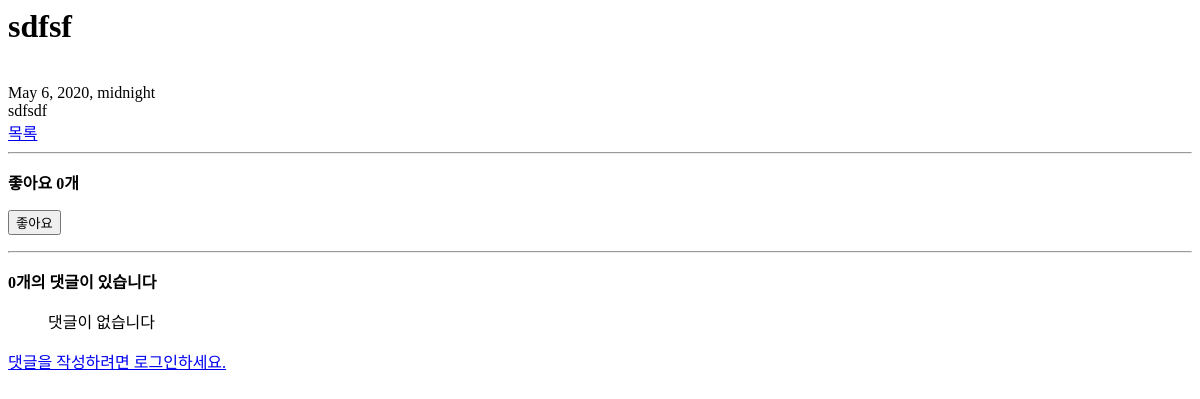
Page /6 on the earlier database version.
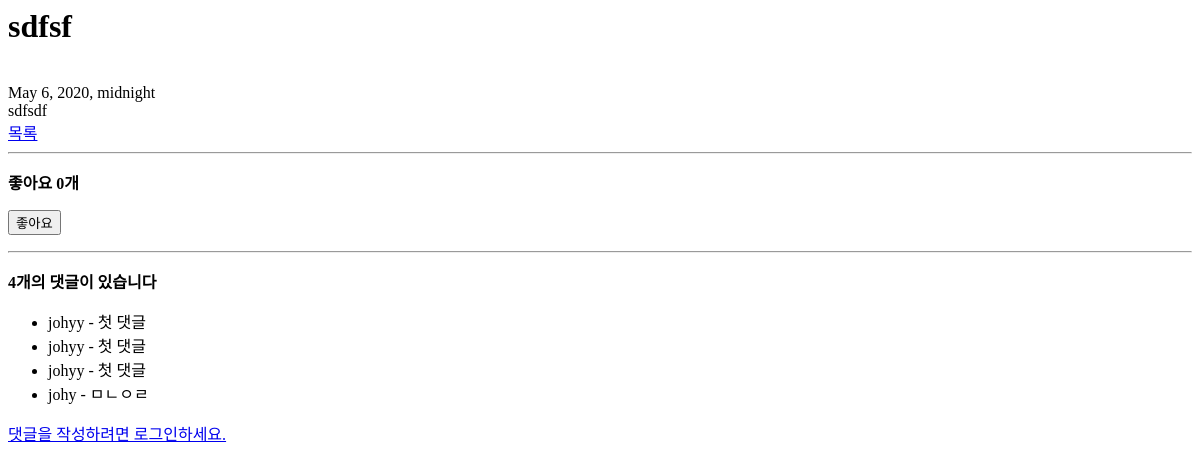
Same page on the later database version.
### main/models.py (models this page shows, shortened)
class Post(models.Model):
    user = models.ForeignKey(settings.AUTH_USER_MODEL,
                             on_delete=models.CASCADE, default="", null=True)
    category = models.ForeignKey(
        Category, on_delete=models.CASCADE, default="", null=True)
    like_users = models.ManyToManyField(
        settings.AUTH_USER_MODEL, related_name='like_post')
    title = models.CharField(max_length=100)
    upload_time = models.DateTimeField(default=timezone.now)
    contents = models.TextField()

class Comment(models.Model):
    post = models.ForeignKey(
        Post, related_name='comments', on_delete=models.CASCADE)
    user = models.ForeignKey(settings.AUTH_USER_MODEL,
                             on_delete=models.CASCADE, default="", null=True)
    comment_text = models.TextField()
    created_at = models.DateTimeField(default=timezone.now)
    updated_at = models.DateTimeField(auto_now=True)

### main/views.py (the view)
# urls.py: path('<int:pk>', views.detail, name="detail"),
def detail(request, pk):
    post = get_object_or_404(Post, pk=pk)
    comment_form = CommentForm
    return render(request, 'detail.html', {'post': post, 'comment_form': comment_form})

### main/templates/detail.html (shortened to what this page needs)
<body>
    <div>
        <h1>{{post.title}}</h1>
        <br>
        <span>{{post.upload_time}}</span>
        <div class="content">{{post.contents}}</div>
        <a href="{%url 'index'%}">목록</a>
    </div>
    <hr>
    <div>
        <p><b>좋아요 {{post.like_users.all|length}}개</b></p>
        <form action="{%url 'like' post.pk%}" method="POST">
            {%if user in post.like_users.all%}
                <input type="submit" value="좋아요 취소">
            {%else%}
                <input type="submit" value="좋아요">
            {%endif%}
        </form>
    </div>
    <hr>
    <div>
        {%if post.comments%}
        <p><b>{{post.comments.all|length}}개의 댓글이 있습니다</b></p>
        {%endif%}
        <ul>
            {%for comment in post.comments.all%}
            <li>
                {{comment.user}} - {{comment.comment_text}}
            </li>
            {%empty%}
            <p>댓글이 없습니다</p>
            {%endfor%}
        </ul>
    </div>
    <div>
        {%if request.user.is_authenticated%}
            <form action="{%url 'comment_create' post.pk%}" method="POST">
                {%csrf_token%}
                {{comment_form}}
                <input type="submit">
            </form>
        {%else%}
            <a href="{%url 'common:login'%}">댓글을 작성하려면 로그인하세요.</a>
        {%endif%}
    </div>
</body>

Differences in the rows shown:
computed for Post "sdfsf": comments.all|length "0" → "4"
added Comment: user "johyy", comment_text "첫 댓글"
added Comment: user "johyy", comment_text "첫 댓글"
added Comment: user "johyy", comment_text "첫 댓글"
added Comment: user "johy", comment_text "ㅁㄴㅇㄹ"
Other differences:
text no longer shown: "댓글이 없습니다"
